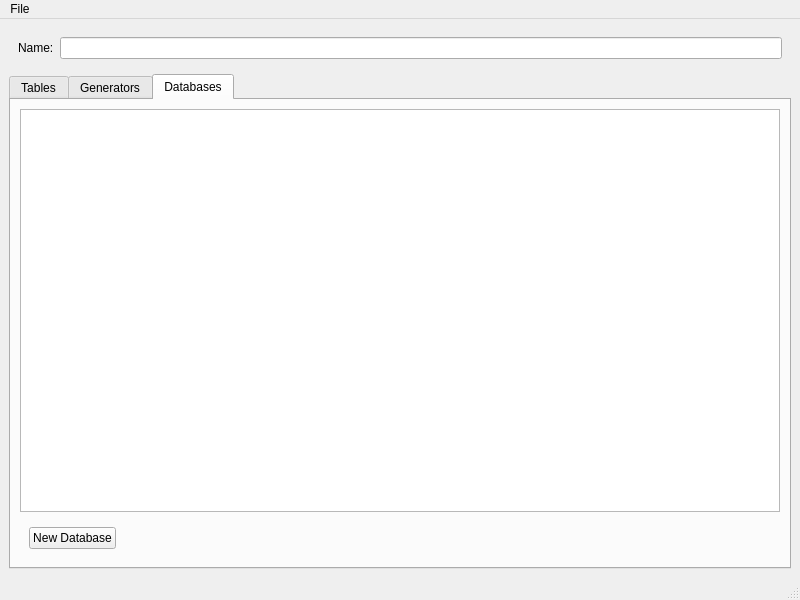
<?xml version="1.0" encoding="UTF-8"?>
<ui version="4.0">
 <class>MainWindow</class>
 <widget class="QMainWindow" name="MainWindow">
  <property name="geometry">
   <rect>
    <x>0</x>
    <y>0</y>
    <width>800</width>
    <height>600</height>
   </rect>
  </property>
  <property name="windowTitle">
   <string>MainWindow</string>
  </property>
  <widget class="QWidget" name="centralwidget">
   <layout class="QVBoxLayout" name="verticalLayout">
    <item>
     <widget class="QWidget" name="nameW" native="true">
      <layout class="QHBoxLayout" name="horizontalLayout_2">
       <item>
        <widget class="QLabel" name="nameL">
         <property name="text">
          <string>Name:</string>
         </property>
        </widget>
       </item>
       <item>
        <widget class="QLineEdit" name="nameTF"/>
       </item>
      </layout>
     </widget>
    </item>
    <item>
     <widget class="QTabWidget" name="tabWidget">
      <property name="currentIndex">
       <number>2</number>
      </property>
      <widget class="QWidget" name="tablesTab">
       <attribute name="title">
        <string>Tables</string>
       </attribute>
       <layout class="QVBoxLayout" name="verticalLayout_2">
        <item>
         <widget class="QTableWidget" name="tableWidget"/>
        </item>
        <item>
         <widget class="QWidget" name="tableBtns" native="true">
          <layout class="QHBoxLayout" name="horizontalLayout">
           <item>
            <widget class="QPushButton" name="newTablePB">
             <property name="text">
              <string>New Table</string>
             </property>
            </widget>
           </item>
           <item>
            <spacer name="horizontalSpacer">
             <property name="orientation">
              <enum>Qt::Horizontal</enum>
             </property>
             <property name="sizeHint" stdset="0">
              <size>
               <width>643</width>
               <height>20</height>
              </size>
             </property>
            </spacer>
           </item>
          </layout>
         </widget>
        </item>
       </layout>
      </widget>
      <widget class="QWidget" name="generatorsTab">
       <attribute name="title">
        <string>Generators</string>
       </attribute>
       <layout class="QVBoxLayout" name="verticalLayout_3">
        <item>
         <widget class="QTableWidget" name="generatorsTable"/>
        </item>
        <item>
         <widget class="QWidget" name="generatorBtns" native="true">
          <layout class="QHBoxLayout" name="horizontalLayout_3">
           <item>
            <widget class="QPushButton" name="newGeneratorPB">
             <property name="text">
              <string>New Generator</string>
             </property>
            </widget>
           </item>
           <item>
            <spacer name="horizontalSpacer_2">
             <property name="orientation">
              <enum>Qt::Horizontal</enum>
             </property>
             <property name="sizeHint" stdset="0">
              <size>
               <width>568</width>
               <height>20</height>
              </size>
             </property>
            </spacer>
           </item>
          </layout>
         </widget>
        </item>
       </layout>
      </widget>
      <widget class="QWidget" name="databasesTab">
       <attribute name="title">
        <string>Databases</string>
       </attribute>
       <layout class="QVBoxLayout" name="verticalLayout_4">
        <item>
         <widget class="QTableWidget" name="databaseTable"/>
        </item>
        <item>
         <widget class="QWidget" name="databaseBtns" native="true">
          <layout class="QHBoxLayout" name="horizontalLayout_4">
           <item>
            <widget class="QPushButton" name="newDatabasePB">
             <property name="text">
              <string>New Database</string>
             </property>
            </widget>
           </item>
           <item>
            <spacer name="horizontalSpacer_3">
             <property name="orientation">
              <enum>Qt::Horizontal</enum>
             </property>
             <property name="sizeHint" stdset="0">
              <size>
               <width>40</width>
               <height>20</height>
              </size>
             </property>
            </spacer>
           </item>
          </layout>
         </widget>
        </item>
       </layout>
      </widget>
     </widget>
    </item>
   </layout>
  </widget>
  <widget class="QMenuBar" name="menubar">
   <property name="geometry">
    <rect>
     <x>0</x>
     <y>0</y>
     <width>800</width>
     <height>24</height>
    </rect>
   </property>
   <widget class="QMenu" name="menuFile">
    <property name="title">
     <string>File</string>
    </property>
    <addaction name="actionNew"/>
    <addaction name="actionOpen"/>
    <addaction name="actionClose"/>
    <addaction name="actionSave"/>
   </widget>
   <addaction name="menuFile"/>
  </widget>
  <widget class="QStatusBar" name="statusbar"/>
  <action name="actionOpen">
   <property name="text">
    <string>Open</string>
   </property>
   <property name="shortcut">
    <string>Ctrl+O</string>
   </property>
  </action>
  <action name="actionClose">
   <property name="text">
    <string>Close</string>
   </property>
  </action>
  <action name="actionSave">
   <property name="text">
    <string>Save</string>
   </property>
   <property name="shortcut">
    <string>Ctrl+S</string>
   </property>
  </action>
  <action name="actionNew">
   <property name="text">
    <string>New</string>
   </property>
   <property name="shortcut">
    <string>Ctrl+N</string>
   </property>
  </action>
 </widget>
 <resources/>
 <connections/>
</ui>
